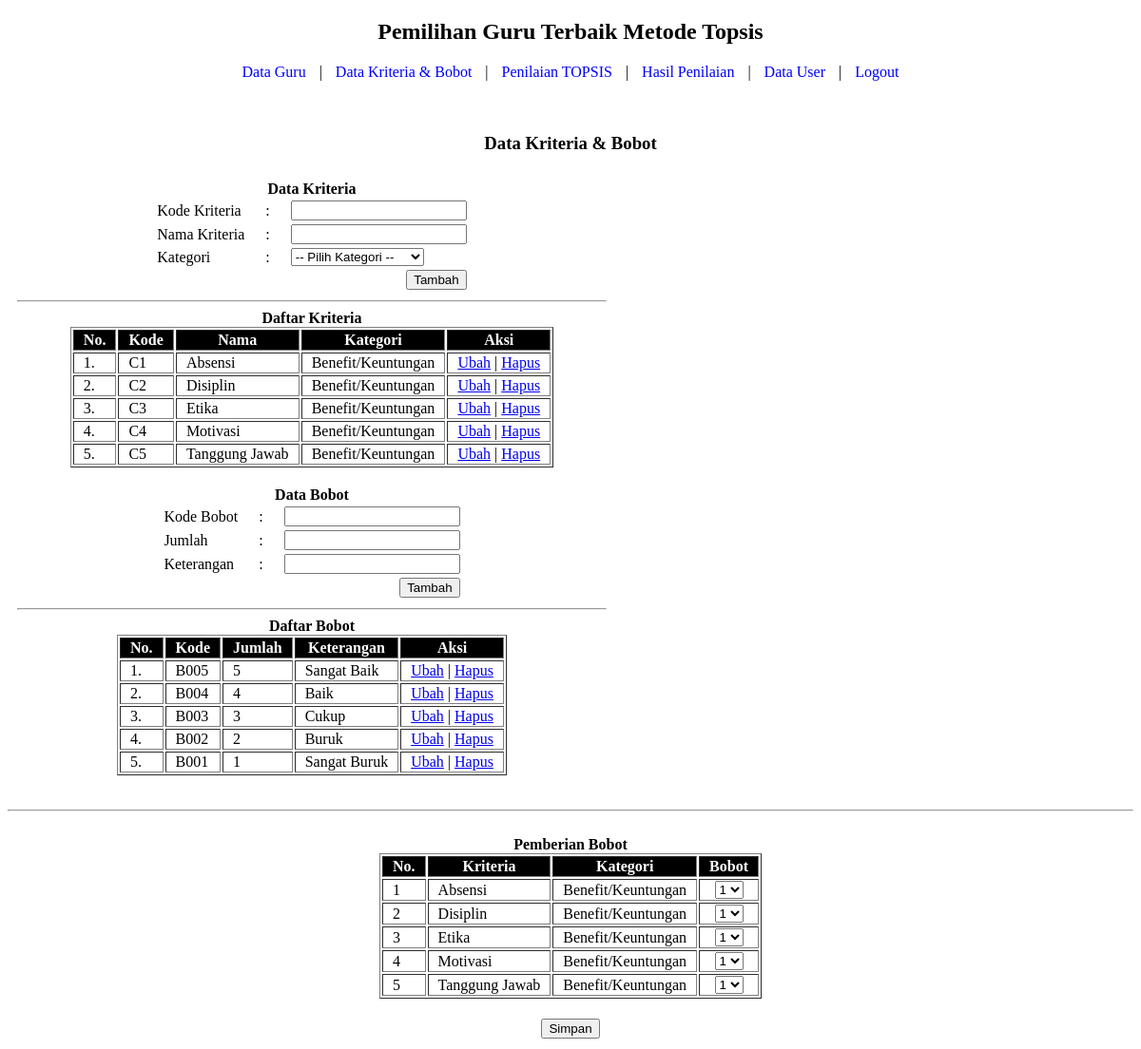
Screenshot of /admin/data_kriteria_bobot.php with the database file from the repository.
### tables this page shows
CREATE TABLE `kriteria` (
  `kode_kriteria` varchar(15) NOT NULL,
  `nama_kriteria` varchar(30) NOT NULL,
  `kategori` varchar(35) DEFAULT NULL,
  `bobot` int(2) NOT NULL DEFAULT '1'
);

CREATE TABLE `bobot` (
  `kode_bobot` varchar(15) NOT NULL,
  `jumlah` int(5) NOT NULL,
  `keterangan` text
);

### admin/data_kriteria_bobot.php (the view, shortened to what this page needs)
<?php
include '../koneksi.php';
?>
<!DOCTYPE html>
<html>
<head>
</head>
<body>
<center>
<h2>Pemilihan Guru Terbaik Metode Topsis</h2>
<div class="nav">
	<a href="data_guru.php">Data Guru</a> |
	<a href="data_kriteria_bobot.php">Data Kriteria &amp; Bobot</a> |
	<a href="penilaian_topsis.php">Penilaian TOPSIS</a> |
	<a href="hasil_penilaian.php">Hasil Penilaian</a> |
	<a href="data_user.php">Data User</a> |
	<a href="logout.php">Logout</a>
</div>
<br />
<br />
<h3>Data Kriteria &amp; Bobot</h3>
<div class="maincontent">
	<div class="content">
		<b>Data Kriteria</b>
		<form method="POST" action="simpan_data.php?data=kriteria">
			<table>
				<tr>
					<td>Kode Kriteria</td>
					<td>:</td>
					<td><input type="text" name="kd_kriteria" required="true" /></td>
				</tr>
				<tr>
					<td>Nama Kriteria</td>
					<td>:</td>
					<td><input type="text" name="nama_kriteria" required="true" /></td>
				</tr>
				<tr>
					<td>Kategori</td>
					<td>:</td>
					<td>
						<select name="kategori">
							<option value="" selected="true">-- Pilih Kategori --</option>
						</select>
					</td>
				</tr>
				<tr>
					<td colspan="3" style="text-align: right;">
						<input type="submit" name="submit" value="Tambah">
					</td>
				</tr>
			</table>
		</form>
		<hr />
		<b>Daftar Kriteria</b>
		<table border="1">
		<tr>
			<th style="background-color: #000; color: #fff;">No.</th>
			<th style="background-color: #000; color: #fff;">Kode</th>
			<th style="background-color: #000; color: #fff;">Nama</th>
			<th style="background-color: #000; color: #fff;">Kategori</th>
			<th style="background-color: #000; color: #fff;">Aksi</th>
		</tr>
		<?php
		$result_kriteria = mysqli_query($connect,"SELECT * FROM kriteria ORDER BY kode_kriteria");
		if ($result_kriteria) {
			if ($result_kriteria->num_rows > 0) {
				$no=0;
				while ($row = $result_kriteria->fetch_object()) {
					$no++;
					?>
					<tr>
						<td><?php echo $no."."; ?></td>
						<td><?php echo $row->kode_kriteria; ?></td>
						<td><?php echo $row->nama_kriteria; ?></td>
						<td><?php echo $row->kategori; ?></td>
						<td>
							<a href="ubah_kriteria.php?id=<?php echo $row->kode_kriteria; ?>">Ubah</a> |
							<a href="hapus_data.php?data=kriteria&id=<?php echo $row->kode_kriteria; ?>">Hapus</a>
						</td>
					</tr>
		<?php
				}
			} else {
				?>
				<tr>
					<td colspan="5" style="text-align: center;">Data Tidak Tersedia</td>
				</tr>
		<?php
			}
		} ?>
	</table>
	</div>
	<div class="content">
		<b>Data Bobot</b>
		<form method="POST" action="simpan_data.php?data=bobot">
			<table>
				<tr>
					<td>Kode Bobot</td>
					<td>:</td>
					<td><input type="text" name="kd_bobot" required="true" /></td>
				</tr>
				<tr>
					<td>Jumlah</td>
					<td>:</td>
					<td><input type="text" name="jumlah" required="true" /></td>
				</tr>
				<tr>
					<td>Keterangan</td>
					<td>:</td>
					<td><input type="text" name="keterangan_bobot" required="true" /></td>
				</tr>
				<tr>
					<td colspan="3" style="text-align: right;">
						<input type="submit" name="submit" value="Tambah">
					</td>
				</tr>
			</table>
		</form>
		<hr />
		<b>Daftar Bobot</b>
		<table border="1">
		<tr>
			<th style="background-color: #000; color: #fff;">No.</th>
			<th style="background-color: #000; color: #fff;">Kode</th>
			<th style="background-color: #000; color: #fff;">Jumlah</th>
			<th style="background-color: #000; color: #fff;">Keterangan</th>
			<th style="background-color: #000; color: #fff;">Aksi</th>
		</tr>
		<?php
		$result_bobot = mysqli_query($connect,"SELECT * FROM bobot ORDER BY jumlah DESC");
		if ($result_bobot) {
			if ($result_bobot->num_rows > 0) {
				$no=0;
				while ($row = $result_bobot->fetch_object()) {
					$no++;
					?>
					<tr>
						<td><?php echo $no."."; ?></td>
						<td><?php echo $row->kode_bobot; ?></td>
						<td><?php echo $row->jumlah; ?></td>
						<td><?php echo $row->keterangan; ?></td>
						<td>
							<a href="ubah_bobot.php?id=<?php echo $row->kode_bobot; ?>">Ubah</a> |
							<a href="hapus_data.php?data=bobot&id=<?php echo $row->kode_bobot; ?>">Hapus</a>
						</td>
					</tr>
		<?php
				}
			} else {
				?>
				<tr>
					<td colspan="5" style="text-align: center;">Data Tidak Tersedia</td>
				</tr>
		<?php
			}
		} ?>
	</table>
	</div>
</div>
<div class="maincontent">
	<br />
	<hr />
	<br />
	<b>Pemberian Bobot</b>
<?php
$result_kriteria = mysqli_query($connect,"SELECT kode_kriteria,nama_kriteria,kategori FROM kriteria ORDER BY kode_kriteria");
echo "<form method='GET' action='simpan_data.php'>";
echo "<table border='1'>";
	echo "<tr>";
		echo "<th style='background-color: #000; color: #fff;'>No.</th>";
		echo "<th style='background-color: #000; color: #fff;'>Kriteria</th>";
		echo "<th style='background-color: #000; color: #fff;'>Kategori</th>";
		echo "<th style='background-color: #000; color: #fff;'>Bobot</th>";
	echo "</tr>";
	if($result_kriteria) {
		if($result_kriteria->num_rows > 0) {
			$no = 0;
			while($row_kriteria = $result_kriteria->fetch_object()) {
				echo "<tr>";
					echo "<td><input type='hidden' name='kode_kriteria[]' value='".$row_kriteria->kode_kriteria."' />".++$no."</td>";
					echo "<td>";
						echo $row_kriteria->nama_kriteria;
					echo "</td>";
					echo "<td>";
						echo $row_kriteria->kategori;
					echo "</td>";
					echo "<td style='text-align: center;'>";
						$result_bobot = mysqli_query($connect,"SELECT kode_bobot,jumlah FROM bobot ORDER BY jumlah");
							if($result_bobot) {
								if($result_bobot->num_rows > 0) {
									echo "<select name='jumlah_bobot[]'>";
										while($row_bobot = $result_bobot->fetch_object()) {
											echo "<option value='".$row_bobot->jumlah."'>";
												echo $row_bobot->jumlah;
											echo "</option>";
										}
									echo "</select>";
								}
							}
					echo "</td>";
				echo "</tr>";
			}
		}
	}
echo "</table><br />";
echo "<table>";
	echo "<tr>";
		echo "<td>";
			echo "<input type='submit' value='Simpan' />";
		echo "</td>";
	echo "</tr>";
echo "</table>";
echo "</form>";
?>
</div>
</center>
</body>
</html>

### admin/data_kriteria_bobot.php (style rules this page uses)
th, td { padding-left: 10px; padding-right: 10px; }
.nav a { padding: 10px; text-decoration: none; color: blue; }
.maincontent { overflow: hidden; }
.content { width: 620px; float: left; padding: 10px; }

### rows the page displays
kriteria: kode_kriteria "C1", nama_kriteria "Absensi", kategori "Benefit/Keuntungan"
kriteria: kode_kriteria "C2", nama_kriteria "Disiplin", kategori "Benefit/Keuntungan"
kriteria: kode_kriteria "C3", nama_kriteria "Etika", kategori "Benefit/Keuntungan"
kriteria: kode_kriteria "C4", nama_kriteria "Motivasi", kategori "Benefit/Keuntungan"
kriteria: kode_kriteria "C5", nama_kriteria "Tanggung Jawab", kategori "Benefit/Keuntungan"
bobot: kode_bobot "B005", jumlah "5", keterangan "Sangat Baik"
bobot: kode_bobot "B004", jumlah "4", keterangan "Baik"
bobot: kode_bobot "B003", jumlah "3", keterangan "Cukup"
bobot: kode_bobot "B002", jumlah "2", keterangan "Buruk"
bobot: kode_bobot "B001", jumlah "1", keterangan "Sangat Buruk"

### other values shown
form field value "1"
